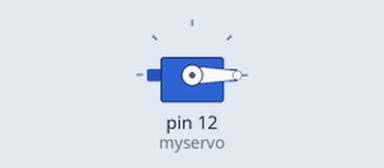
Recording of a sketch running on a simulated Arduino Nano, built with avr-gcc and run on an emulated ATmega328P. Parts: servo. What the sketch prints to the serial monitor is not drawn.

Above: at 0.1 s.
Timing chart, 0 to 1.6 s (numbered marks = the images above):
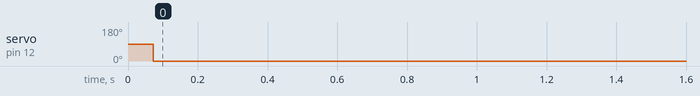

Measured:
- by itself, servo on pin 12 (myservo): 90° → 0° at 0.07 s

The sketch:

Activity5_7.ino
```cpp
#include "ADCTouch.h"
#include <Servo.h>

Servo myservo;

int ref0;
int touchPin1 = A7;
int val0constrained = 0;
int val0high = 350;
int val0low = 0;
int threshold = 10;
int pos = 0;

void setup()
{
  Serial.begin(9600);
  myservo.attach(12);
  ref0 = ADCTouch.read(touchPin1, 500);
}

void loop()
{
  int value0 = ADCTouch.read(touchPin1);
  value0 -= ref0;
  Serial.println(value0);

  myservo.write(0);
  if (value0 > threshold) {
    myservo.write(180);
  }
  delay(100);
}
```
